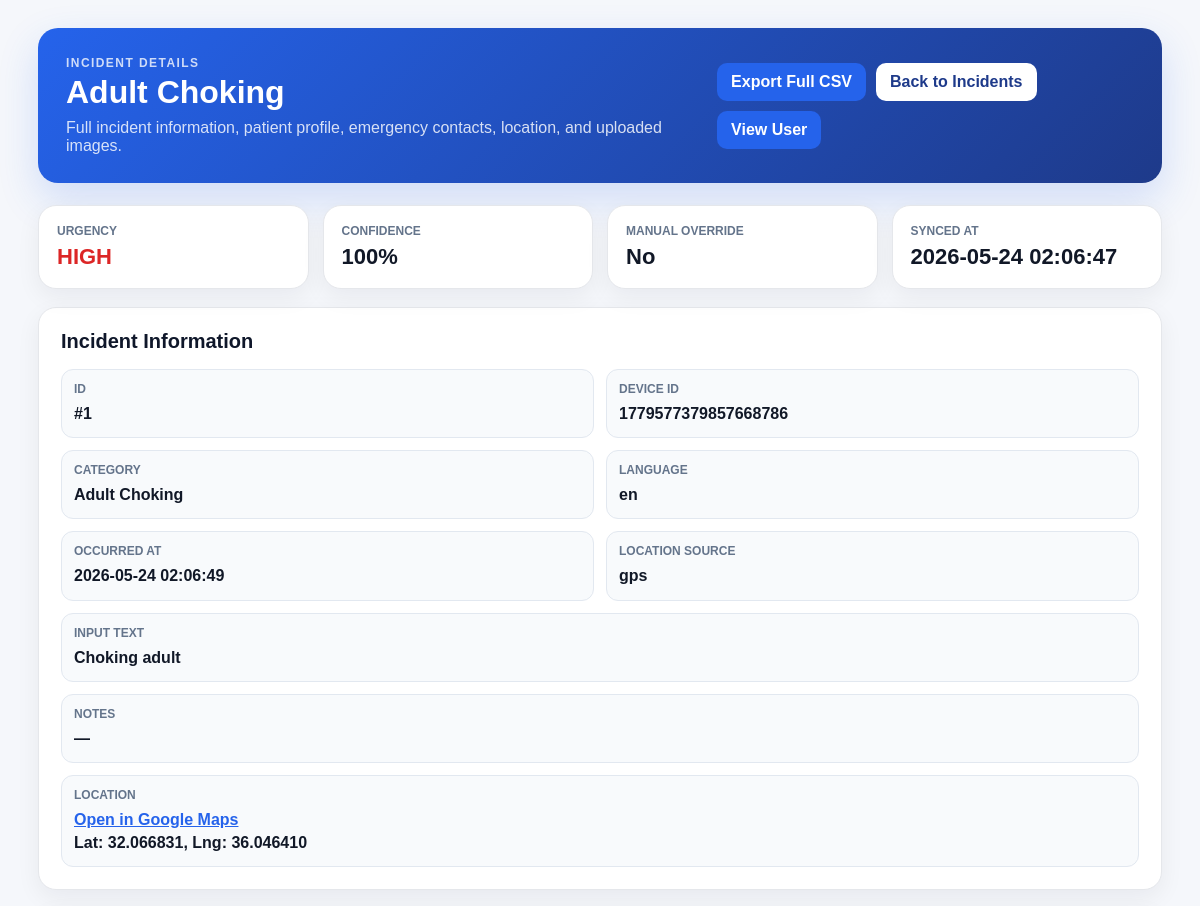
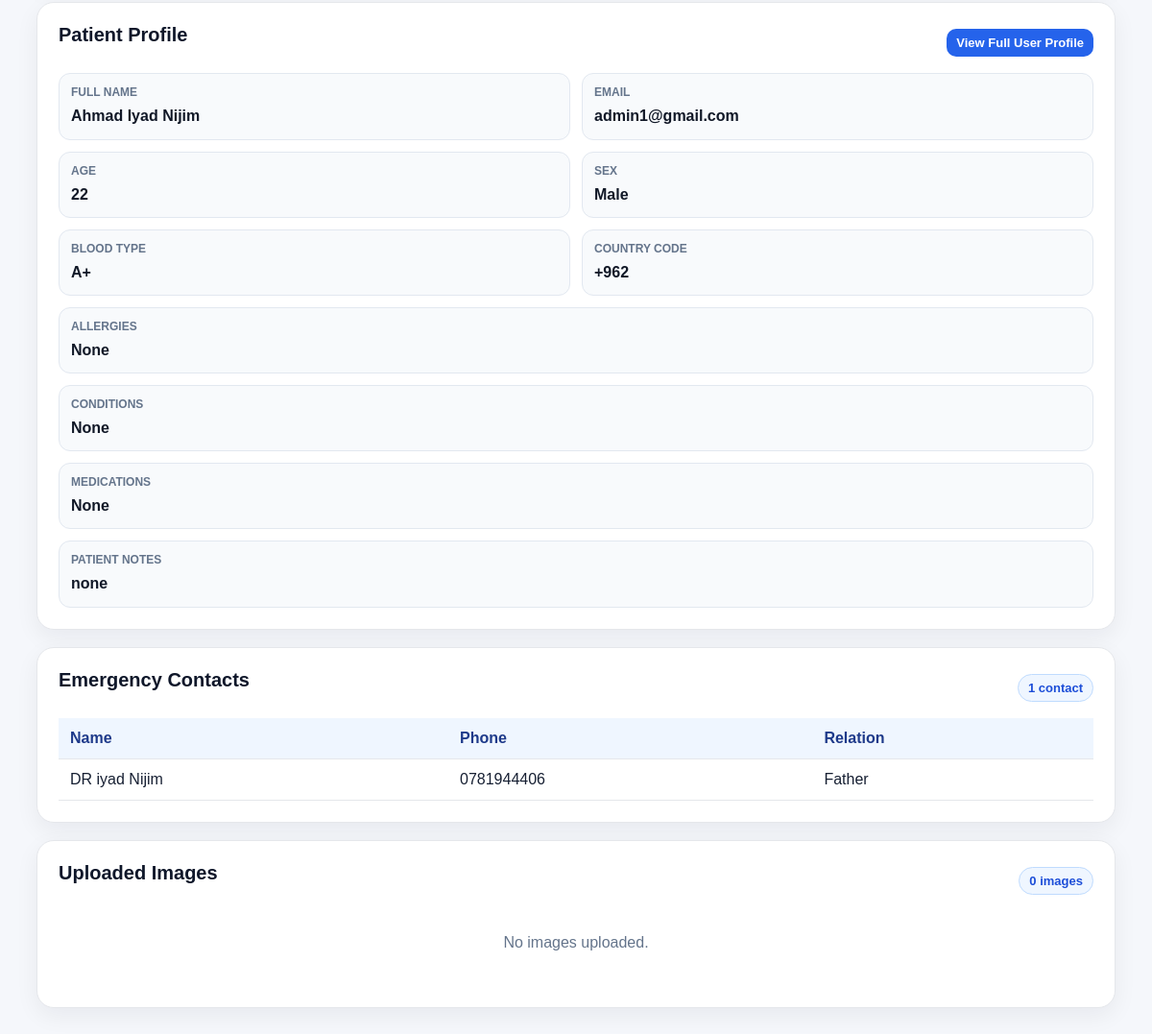
Screenshot of /pages/incident_view.php?id=1 (signed in) with the database file from the repository (2 pictures, top to bottom).
### tables this page shows
CREATE TABLE `incidents` (
  `id` int(11) NOT NULL,
  `local_id` int(11) NOT NULL,
  `device_id` varchar(64) DEFAULT NULL,
  `device_db_id` int(11) DEFAULT NULL,
  `occurred_at` datetime DEFAULT NULL,
  `synced_at` datetime NOT NULL DEFAULT current_timestamp(),
  `created_at` datetime NOT NULL DEFAULT current_timestamp(),
  `updated_at` datetime NOT NULL DEFAULT current_timestamp() ON UPDATE current_timestamp(),
  `lang` varchar(10) DEFAULT 'en',
  `input_text` text DEFAULT NULL,
  `predicted_category` varchar(50) DEFAULT NULL,
  `category_code` varchar(50) DEFAULT NULL,
  `urgency` varchar(20) DEFAULT 'medium',
  `urgency_level` enum('low', 'medium', 'high', 'extreme') NOT NULL DEFAULT 'medium',
  `confidence` decimal(5, 4) DEFAULT NULL,
  `manual_override` tinyint(1) NOT NULL DEFAULT 0,
  `lat` decimal(9, 6) DEFAULT NULL,
  `lng` decimal(9, 6) DEFAULT NULL,
  `location_source` enum('gps', 'last_known', 'none') NOT NULL DEFAULT 'none',
  `notes` varchar(255) DEFAULT NULL,
  `synced` tinyint(1) NOT NULL DEFAULT 1,
  `server_id` int(11) DEFAULT NULL
);

CREATE TABLE `categories` (
  `id` int(11) NOT NULL,
  `CODE` varchar(50) NOT NULL,
  `urgency_level` enum('low', 'medium', 'high', 'extreme') NOT NULL DEFAULT 'medium',
  `name_en` varchar(120) NOT NULL,
  `name_ar` varchar(120) NOT NULL,
  `icon_key` varchar(50) DEFAULT NULL,
  `is_active` tinyint(1) NOT NULL DEFAULT 1,
  `sort_order` int(11) NOT NULL DEFAULT 1,
  `created_at` datetime NOT NULL DEFAULT current_timestamp(),
  `updated_at` datetime NOT NULL DEFAULT current_timestamp() ON UPDATE current_timestamp()
);

CREATE TABLE `app_users` (
  `id` int(11) NOT NULL,
  `device_id` varchar(100) NOT NULL,
  `email` varchar(190) DEFAULT NULL,
  `profile_image_path` varchar(255) DEFAULT NULL,
  `full_name` varchar(150) DEFAULT NULL,
  `age` int(11) DEFAULT NULL,
  `sex` varchar(20) DEFAULT NULL,
  `blood_type` varchar(10) DEFAULT NULL,
  `allergies` text DEFAULT NULL,
  `conditions` text DEFAULT NULL,
  `medications` text DEFAULT NULL,
  `notes` text DEFAULT NULL,
  `questionnaire_json` longtext DEFAULT NULL,
  `language` varchar(10) DEFAULT 'en',
  `country_code` varchar(10) DEFAULT '+962',
  `emergency_number` varchar(20) DEFAULT '911',
  `ambulance_number` varchar(20) DEFAULT '193',
  `fire_number` varchar(20) DEFAULT '199',
  `created_at` timestamp NOT NULL DEFAULT current_timestamp(),
  `updated_at` timestamp NOT NULL DEFAULT current_timestamp() ON UPDATE current_timestamp()
);

CREATE TABLE `user_emergency_contacts` (
  `id` int(11) NOT NULL,
  `user_id` int(11) NOT NULL,
  `contact_name` varchar(150) DEFAULT NULL,
  `phone` varchar(50) DEFAULT NULL,
  `relation` varchar(100) DEFAULT NULL,
  `created_at` timestamp NOT NULL DEFAULT current_timestamp()
);

### pages/guards.php (called while the page is built, shortened)
<?php
function perms(): array
{
    return $_SESSION['perms'] ?? [];
}
function can(string $perm): bool
{
    return in_array($perm, perms(), true);
}
?>

### pages/incident_view.php (the view, shortened to what this page needs)
<?php
require_once __DIR__ . '/guards.php';
require_once __DIR__ . '/../config/database.php';
function e(mixed $value): string
{
    return htmlspecialchars((string)$value, ENT_QUOTES, 'UTF-8');
}
function val(array $row, string $key, string $default = '—'): string
{
    $value = $row[$key] ?? '';
    $value = is_scalar($value) ? trim((string)$value) : '';
    return $value !== '' ? $value : $default;
}
$incidentId = isset($_GET['id']) ? (int)$_GET['id'] : 0;
$stmt = $pdo->prepare("
    SELECT
        incidents.*,
        categories.name_en AS category_name,
        categories.name_ar AS category_name_ar,
        app_users.id AS user_id,
        app_users.full_name,
        app_users.email,
        app_users.profile_image_path,
        app_users.sex,
        app_users.age,
        app_users.blood_type,
        app_users.allergies,
        app_users.conditions,
        app_users.medications,
        app_users.notes AS patient_notes,
        app_users.language AS user_language,
        app_users.country_code,
        app_users.emergency_number,
        app_users.ambulance_number,
        app_users.fire_number
    FROM incidents
    LEFT JOIN categories
        ON incidents.category_code = categories.CODE
    LEFT JOIN app_users
        ON incidents.device_id = app_users.device_id
    WHERE incidents.id = :id
    LIMIT 1
");
$stmt->execute([':id' => $incidentId]);
$incident = $stmt->fetch();
$imgStmt = $pdo->prepare("
    SELECT *
    FROM incident_images
    WHERE incident_id = :incident_id
    ORDER BY uploaded_at ASC
");
$imgStmt->execute([':incident_id' => $incidentId]);
$images = $imgStmt->fetchAll();
$contacts = [];
if (!empty($incident['user_id'])) {
    $contactStmt = $pdo->prepare("
        SELECT *
        FROM user_emergency_contacts
        WHERE user_id = :user_id
        ORDER BY id ASC
    ");
    $contactStmt->execute([':user_id' => (int)$incident['user_id']]);
    $contacts = $contactStmt->fetchAll();
}
$category = $incident['category_name'] ?? $incident['category_code'] ?? 'Unknown';
$urgency = strtolower((string)($incident['urgency_level'] ?? $incident['urgency'] ?? 'medium'));
$confidence = $incident['confidence'] !== null ? number_format(((float)$incident['confidence']) * 100, 0) . '%' : 'N/A';
$hasLocation = !empty($incident['lat']) && !empty($incident['lng']);
?>
<!DOCTYPE html>
<html lang="en">
<head>
    <link rel="stylesheet" href="../assets/css/incident_view.css?v=20260524">
</head>
<body>
    <div class="page-shell">
        <div class="page-header">
            <div>
                <p class="eyebrow">Incident Details</p>
                <h1><?= e($category) ?></h1>
                <p class="muted">Full incident information, patient profile, emergency contacts, location, and uploaded images.</p>
            </div>
            <div class="header-actions">
                <a href="export_incident_csv.php?id=<?= (int)$incident['id'] ?>"
                    class="btn btn-primary">
                    Export Full CSV
                </a>
                <a class="btn secondary" href="incidents.php">Back to Incidents</a>
                <?php if (!empty($incident['user_id']) && can('users.view')): ?>
                    <a class="btn" href="user_view.php?id=<?= urlencode((string)$incident['user_id']) ?>">View User</a>
                <?php endif; ?>
            </div>
        </div>
        <div class="stats-grid">
            <div class="stat-card"><span>Urgency</span><strong class="urgency <?= e($urgency) ?>"><?= e(strtoupper($urgency)) ?></strong></div>
            <div class="stat-card"><span>Confidence</span><strong><?= e($confidence) ?></strong></div>
            <div class="stat-card"><span>Manual Override</span><strong><?= ((int)($incident['manual_override'] ?? 0) === 1) ? 'Yes' : 'No' ?></strong></div>
            <div class="stat-card"><span>Synced At</span><strong><?= e(val($incident, 'synced_at')) ?></strong></div>
        </div>
        <section class="card">
            <h2>Incident Information</h2>
            <div class="details-grid">
                <div class="detail-item"><span>ID</span><strong>#<?= e($incident['id']) ?></strong></div>
                <div class="detail-item"><span>Device ID</span><strong><?= e(val($incident, 'device_id')) ?></strong></div>
                <div class="detail-item"><span>Category</span><strong><?= e($category) ?></strong></div>
                <div class="detail-item"><span>Language</span><strong><?= e(val($incident, 'lang')) ?></strong></div>
                <div class="detail-item"><span>Occurred At</span><strong><?= e(val($incident, 'occurred_at')) ?></strong></div>
                <div class="detail-item"><span>Location Source</span><strong><?= e(val($incident, 'location_source')) ?></strong></div>
                <div class="detail-item wide"><span>Input Text</span><strong><?= nl2br(e(val($incident, 'input_text'))) ?></strong></div>
                <div class="detail-item wide"><span>Notes</span><strong><?= nl2br(e(val($incident, 'notes'))) ?></strong></div>
                <div class="detail-item wide">
                    <span>Location</span>
                    <strong>
                        <?php if ($hasLocation): ?>
                            <a target="_blank" href="https://www.google.com/maps?q=<?= e($incident['lat']) ?>,<?= e($incident['lng']) ?>">Open in Google Maps</a>
                            <br>Lat: <?= e($incident['lat']) ?>, Lng: <?= e($incident['lng']) ?>
                        <?php else: ?>
                            —
                        <?php endif; ?>
                    </strong>
                </div>
            </div>
        </section>
        <section class="card">
            <div class="card-title-row">
                <h2>Patient Profile</h2>
                <?php if (!empty($incident['user_id']) && can('users.view')): ?>
                    <a class="btn small" href="user_view.php?id=<?= urlencode((string)$incident['user_id']) ?>">View Full User Profile</a>
                <?php endif; ?>
            </div>
            <div class="details-grid">
                <div class="detail-item"><span>Full Name</span><strong><?= e(val($incident, 'full_name')) ?></strong></div>
                <div class="detail-item"><span>Email</span><strong><?= e(val($incident, 'email')) ?></strong></div>
                <div class="detail-item"><span>Age</span><strong><?= e(val($incident, 'age')) ?></strong></div>
                <div class="detail-item"><span>Sex</span><strong><?= e(val($incident, 'sex')) ?></strong></div>
                <div class="detail-item"><span>Blood Type</span><strong><?= e(val($incident, 'blood_type')) ?></strong></div>
                <div class="detail-item"><span>Country Code</span><strong><?= e(val($incident, 'country_code')) ?></strong></div>
                <div class="detail-item wide"><span>Allergies</span><strong><?= nl2br(e(val($incident, 'allergies'))) ?></strong></div>
                <div class="detail-item wide"><span>Conditions</span><strong><?= nl2br(e(val($incident, 'conditions'))) ?></strong></div>
                <div class="detail-item wide"><span>Medications</span><strong><?= nl2br(e(val($incident, 'medications'))) ?></strong></div>
                <div class="detail-item wide"><span>Patient Notes</span><strong><?= nl2br(e(val($incident, 'patient_notes'))) ?></strong></div>
            </div>
        </section>
        <section class="card">
            <div class="card-title-row">
                <h2>Emergency Contacts</h2>
                <span class="pill"><?= count($contacts) ?> contact<?= count($contacts) === 1 ? '' : 's' ?></span>
            </div>
            <div class="table-wrap">
                <table>
                    <thead>
                        <tr>
                            <th>Name</th>
                            <th>Phone</th>
                            <th>Relation</th>
                        </tr>
                    </thead>
                    <tbody>
                        <?php if (count($contacts) > 0): ?>
                            <?php foreach ($contacts as $contact): ?>
                                <tr>
                                    <td><?= e($contact['contact_name'] ?? '') ?></td>
                                    <td><?= e($contact['phone'] ?? '') ?></td>
                                    <td><?= e($contact['relation'] ?? '') ?></td>
                                </tr>
                            <?php endforeach; ?>
                        <?php else: ?>
                            <tr>
                                <td colspan="3" class="empty">No emergency contacts found.</td>
                            </tr>
                        <?php endif; ?>
                    </tbody>
                </table>
            </div>
        </section>
        <section class="card">
            <div class="card-title-row">
                <h2>Uploaded Images</h2>
                <span class="pill"><?= count($images) ?> image<?= count($images) === 1 ? '' : 's' ?></span>
            </div>
            <?php if (count($images) > 0): ?>
                <div class="image-grid">
                    <?php foreach ($images as $image): ?>
                        <a href="../<?= e($image['image_path']) ?>" target="_blank">
                            <img src="../<?= e($image['image_path']) ?>" alt="Incident image">
                        </a>
                    <?php endforeach; ?>
                </div>
            <?php else: ?>
                <p class="empty">No images uploaded.</p>
            <?php endif; ?>
        </section>
    </div>
</body>
</html>

### assets/css/incident_view.css (style rules this page uses)
* { box-sizing: border-box; }
body { margin: 0; font-family: Arial, sans-serif; background: #f5f7fb; color: #172033; }
.page-shell { max-width: 1180px; margin: 0 auto; padding: 28px; }
.page-header { background: linear-gradient(135deg, #2563eb, #1e3a8a); color: white; border-radius: 20px; padding: 28px; display: flex; justify-content: space-between; gap: 20px; align-items: center; box-shadow: 0 16px 40px rgba(37, 99, 235, .18); margin-bottom: 22px; }
.page-header h1 { margin: 4px 0 8px; font-size: 32px; }
.eyebrow { margin: 0; text-transform: uppercase; font-size: 12px; letter-spacing: .12em; opacity: .78; font-weight: 800; }
.muted { color: rgba(255, 255, 255, .82); margin: 0; }
.header-actions { display: flex; gap: 10px; flex-wrap: wrap; }
.btn { display: inline-block; background: #2563eb; color: white; text-decoration: none; border-radius: 10px; padding: 10px 14px; font-weight: 800; border: 0; }
.btn.secondary { background: white; color: #1e3a8a; }
.btn.small { padding: 7px 10px; font-size: 13px; }
.stats-grid { display: grid; grid-template-columns: repeat(4, minmax(0, 1fr)); gap: 14px; margin-bottom: 18px; }
.stat-card, .card { background: white; border: 1px solid #e5e7eb; border-radius: 18px; box-shadow: 0 8px 24px rgba(15, 23, 42, .06); }
.stat-card { padding: 18px; }
.stat-card span, .detail-item span { display: block; color: #64748b; font-size: 12px; font-weight: 800; text-transform: uppercase; margin-bottom: 6px; }
.stat-card strong { color: #111827; font-size: 22px; }
.urgency.high, .urgency.extreme { color: #dc2626; }
.card { padding: 22px; margin-bottom: 18px; }
.card h2 { margin: 0 0 16px; color: #0f172a; font-size: 20px; }
.details-grid { display: grid; grid-template-columns: repeat(2, minmax(0, 1fr)); gap: 12px; }
.detail-item { border: 1px solid #e2e8f0; border-radius: 12px; background: #f8fafc; padding: 12px; min-width: 0; }
.detail-item.wide { grid-column: 1 / -1; }
.detail-item strong { display: block; color: #111827; word-break: break-word; line-height: 1.45; }
.detail-item a { color: #2563eb; font-weight: 800; }
.card-title-row { display: flex; justify-content: space-between; align-items: center; gap: 12px; margin-bottom: 12px; }
.pill { background: #eff6ff; color: #1d4ed8; border: 1px solid #bfdbfe; border-radius: 999px; padding: 6px 10px; font-weight: 800; font-size: 13px; }
.table-wrap { overflow-x: auto; }
table { width: 100%; border-collapse: collapse; }
th, td { border-bottom: 1px solid #e5e7eb; padding: 12px; text-align: left; vertical-align: top; }
th { background: #eff6ff; color: #1e3a8a; font-weight: 800; }
.empty { text-align: center; color: #64748b; padding: 20px; }

### rows the page displays
incidents: categories.name_en "Adult Choking", urgency_level "HIGH", confidence "100%", synced_at "2026-05-24 02:06:47", id "1", device "1779577379857668786", lang "en", occurred_at "2026-05-24 02:06:49", location_source "gps", input_text "Choking adult", notes "—", lat "32.066831", lng "36.046410", app_users.full_name "Ahmad Iyad Nijim", app_users.email "admin1@gmail.com", app_users.age "22", app_users.sex "Male", app_users.blood_type "A+", app_users.country_code "+962", app_users.allergies "None", app_users.conditions "None", app_users.medications "None", app_users.notes "none"
user_emergency_contacts: contact_name "DR iyad Nijim", phone "0781944406", relation "Father"

### other values shown
count($contacts) "1"
count($images) "0"
